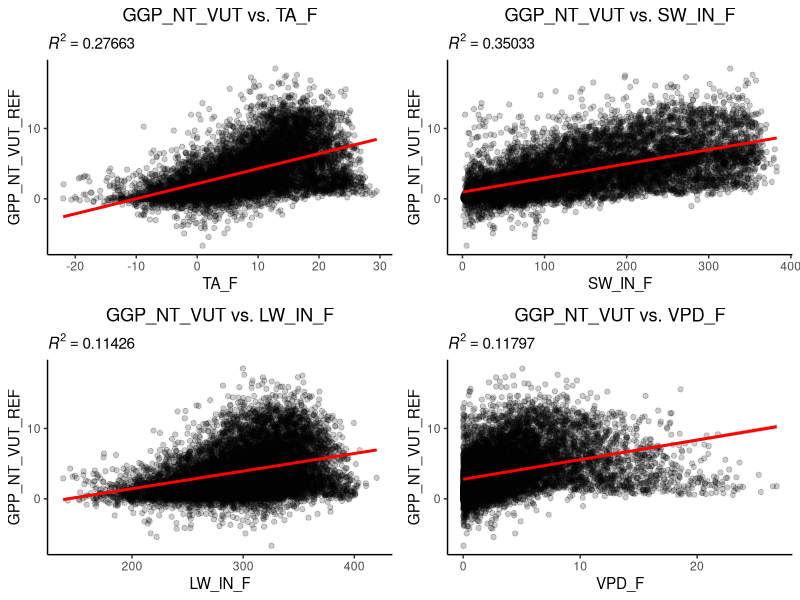
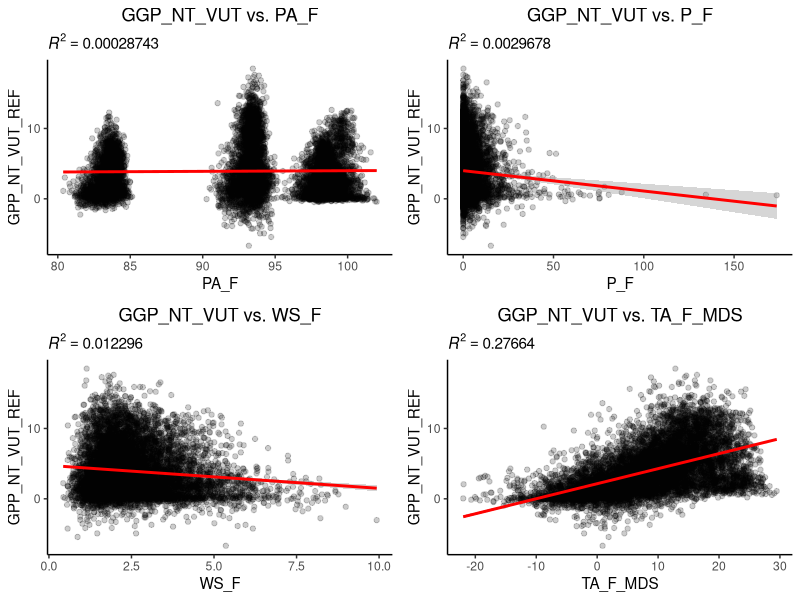
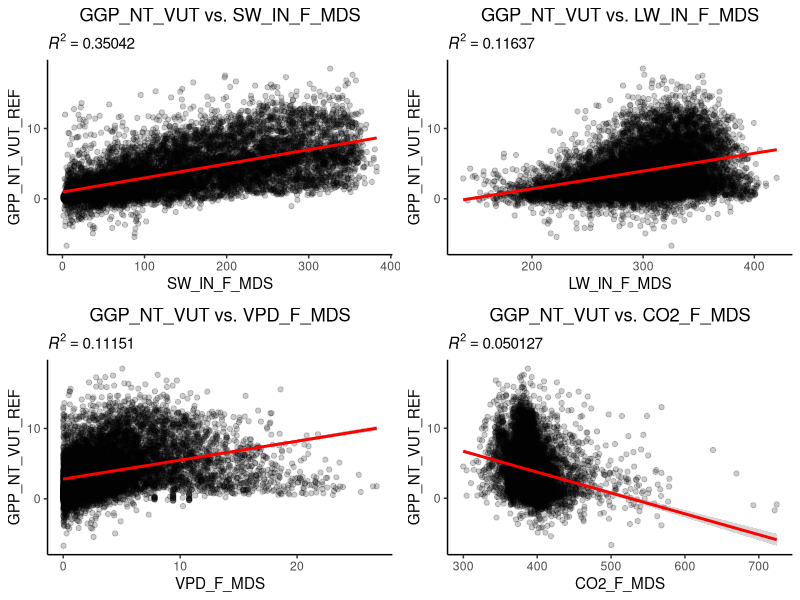
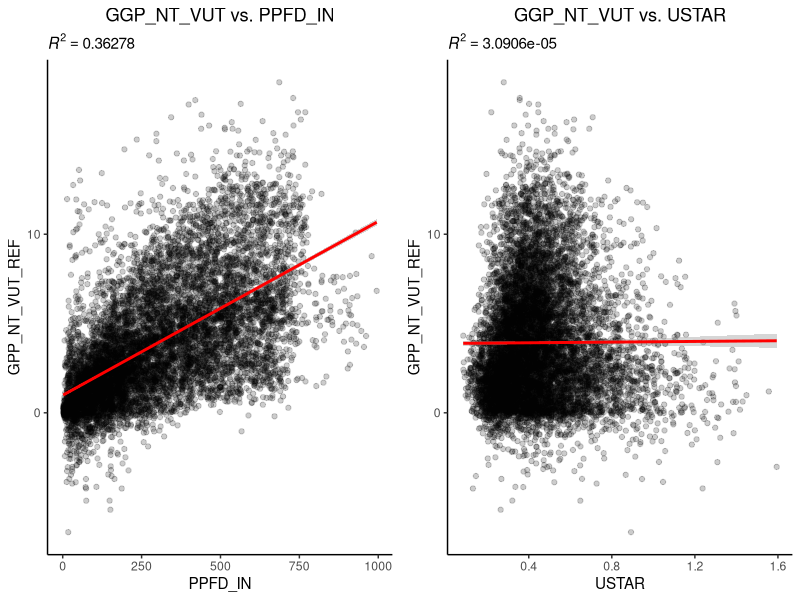
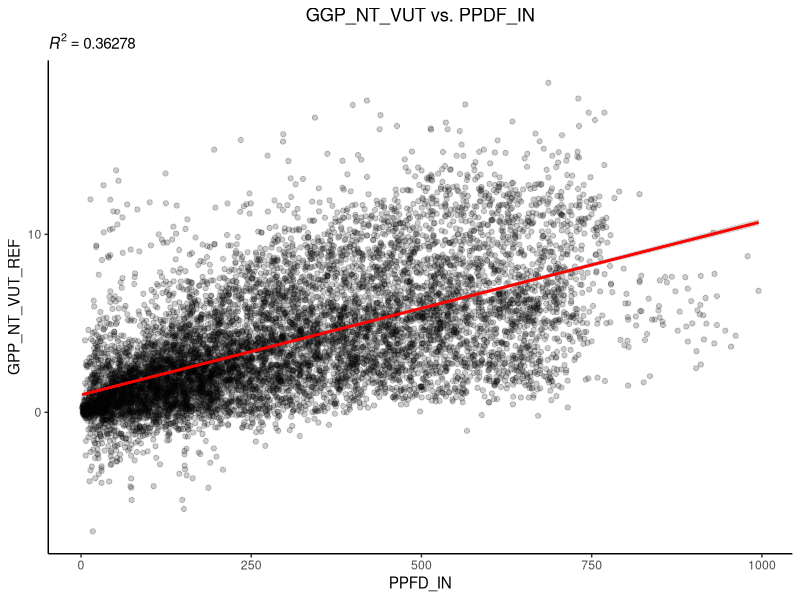
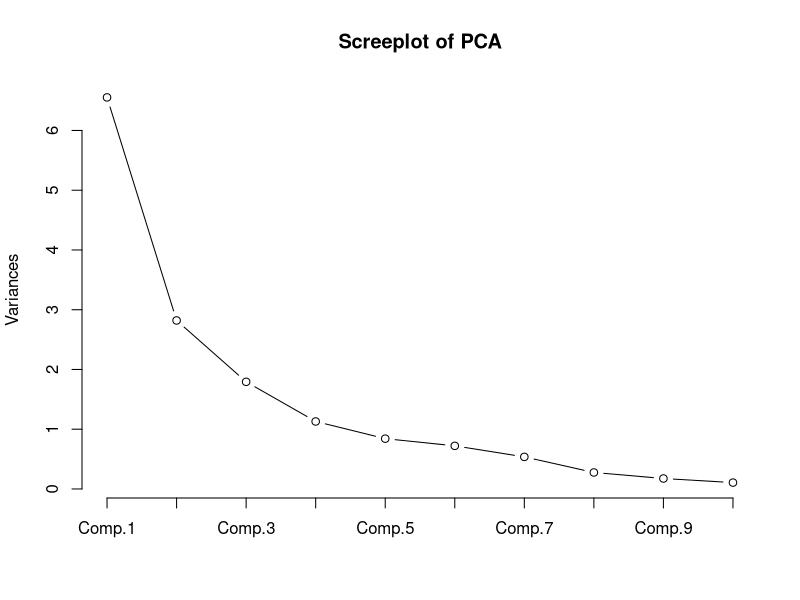

Recreate these plots in R, in order.
## ---- chunk 1
library(dplyr)
library(ggplot2)
## ---- chunk 2
half_hourly_fluxes <- read.table("../data/half_hourly_ecosystem_fluxes.csv", sep = ";", header = T)
## ---- chunk 3
data <- half_hourly_fluxes %>%
  select(-starts_with("TIMESTAMP")) %>% #Delete row with date
  select(-starts_with("siteid")) %>% #Delete row with site information
  tidyr::drop_na() #Drop all values with NA
## ---- chunk 4
#Defining variables
validation <- 0 #Reference value for R^2 value 
col_names <- names(data) #Names of all columns
col <- c() #Creating vector to store column index
i <- 1
all_plots <- c() #Vector to store plots


#Loop over all columns of the dataset
for(i in 1:length(col_names)){
  if(i != 14){ #Is column = modelling parameter column? If not continue
    
    #Modelling parameter
    pred_col <- paste("GPP_NT_VUT_REF ~ ", paste(col_names[i])) #Select column
    pred_col <- formula(pred_col) #Convert to a lm usable format
    linmod <- lm(pred_col, data = data) #Modelling
    r_2 <- summary(linmod)$r.squared #R^2 value
    
    #Check if R_2 is bigger or not compared to the previous value
    if(r_2 > validation){
      
      #If true, store value of R^2 and column index of variable
      validation <- r_2
      col[1] <- i
    }
    
    
    #Storing plots in variable
    all_plots[[i]] <- local({
      i <- i 
      
      ggplot(data = data, aes(x = data[,i])) + #Points
      geom_point(aes(y = GPP_NT_VUT_REF), alpha = 0.2) + #Characteristics of the points
      geom_smooth(formula = y ~ x, method = "lm", color = "red", fullrange = T,
        aes(x = data[, i], y = GPP_NT_VUT_REF #Regression line + characteristics
      )) +
      labs(x = col_names[i], #x-axis label
           subtitle = bquote(italic(R)^2 == .(format(r_2, digits = 5)))) + #Subtitle with R^2 value 
      ggtitle(paste0("GGP_NT_VUT vs. ",col_names[i])) + #Title
      theme_classic() +
      theme(plot.title = element_text(hjust = 0.5)) #Center title
      
    })
    
  }
}

#Calculating AIC of the highest R^2 value
sse <- sum((data[, col] - mean(data[, col]))^2)
n <- length(data[,1])

aic_val <- n * log(sse/n) + 6
## ---- chunk 5
cowplot::plot_grid(all_plots[[1]], all_plots[[2]],
                   all_plots[[3]], all_plots[[4]])
## ---- chunk 6
cowplot::plot_grid(all_plots[[5]], all_plots[[6]],
                   all_plots[[7]], all_plots[[8]])
## ---- chunk 7
cowplot::plot_grid(all_plots[[9]], all_plots[[10]],
                   all_plots[[11]], all_plots[[12]])
## ---- chunk 8
cowplot::plot_grid(all_plots[[13]], all_plots[[15]])
## ---- chunk 9

#Defining looping variables
term <- 1 #Terminating variable
col <- c(col) #convert column index variable to vector

#Loop as long as term does not equal 1
while(term == 1){
  val <- 0 #Reference value for R^2 value
  
  #Search for  best fitting modelling variable of remaining dataset
  #Loop over all columns of the dataset
  for(j in 1:length(col_names)){
    #Is column = modelling parameter column? If not continue
    if(j != 14){
      
      #Check if column j already was used for the modelling. If not continue
      if(j %in% col == FALSE){
        
        #Precreate a string containing all model parameters
        pred_var <- paste("GPP_NT_VUT_REF ~ ", paste(col_names[i]), " + ", paste(col_names[col], collapse = " + "))
        pred_var <- formula(pred_var) #convert the string into a lm-readable format
        
        #Modelling
        model <- lm(pred_var, data = data)
        r_square <- summary(model)$r.squared #Extract R^2 value
        
        #Check if R_2 is bigger or not compared to the previous value
        if(r_square > val){
          #If true, store R^2 value and column of this variable inside the vector
          val <- r_square
          predictor <- j #Count makes sure to overwrite the exact element of the vector
        }        
      }
    }
  }
  #Search for  best fitting modelling variable of remaining dataset finished
  
  #AIC calculation
  #Definitions
  pot_col <- c(col, predictor) #Potential columns for GPP prediction
  sse_vec <- c() #vector for sum of squared error
  subset <- data[, pot_col] #subset of all (potential) GPP modelling parameters

  #loop over all columns in subset
  for(k in 1:length(names(subset))){
    #Storing the SSE of each column inside the defined vector (each row = one value)
    sse_vec[k] <- sum((subset[, k] - mean(subset[, k]))^2)
  }
  
  #AIC variables
  sse_2 <- sum(sse_vec) #SSE; Sum all SSE values of each column
  m <- length(data[, 1]) * length(pot_col) #Number of variables (#Variables in one columns * #Columns)
  
  #Calculating AIC
  aic_value <- m * log(sse_2 / m) + 2 * (length(pot_col) + 2) #AIC
  
  #Check if AIC is smaller than previous value. If true continue
  if(aic_val < aic_value){
    term <- 0 #Terminate process
  }
  else{
    col <- c(col, predictor) #If not add best fit predictor to column counting variable
  }
}
## ---- chunk 10
print(col_names[col])
## ---- chunk 11

#Regression model of the relevant variables
r_value <- round(validation, 5) #R^2 value rounded to 5 decimals

ggplot(data = data, aes(x = PPFD_IN, y = GPP_NT_VUT_REF)) + #Points
  geom_point(alpha = 0.2) + #Characteristics of the points
  geom_smooth(formula = y ~ x, method = "lm", color = "red", fullrange = T,
    aes(x = data$PPFD_IN, y = data$GPP_NT_VUT_REF #Regression line + characteristics
  )) +
  labs(subtitle = bquote(italic(R)^2 == .(format(validation, digits = 5)))) + #Subtitle with R^2 value
  ggtitle("GGP_NT_VUT vs. PPDF_IN") + #Title & R^2 value
  theme_classic() +
  theme(plot.title = element_text(hjust = 0.5)) #Center Title
## ---- chunk 12

#Principal component analysis (PCA)
fit <- princomp(data, cor = T)
plot(fit, type = "l", main = "Screeplot of PCA") #Screeplot
